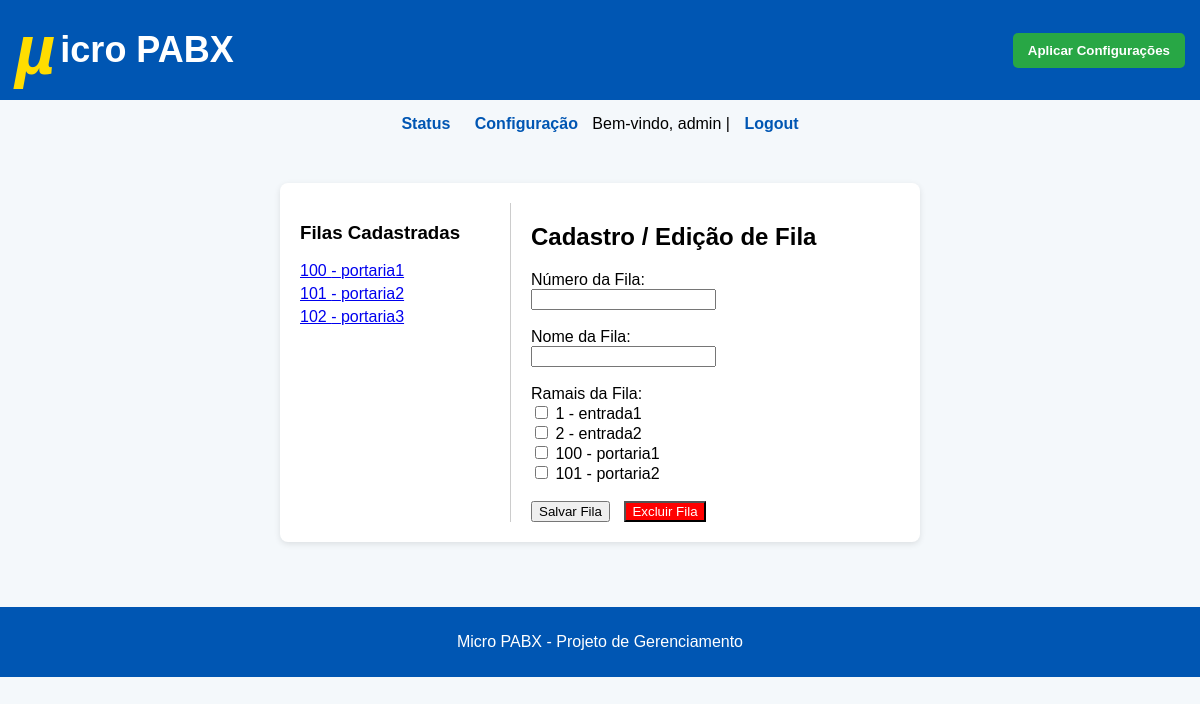
The app's page /config/fila (signed in), older data.
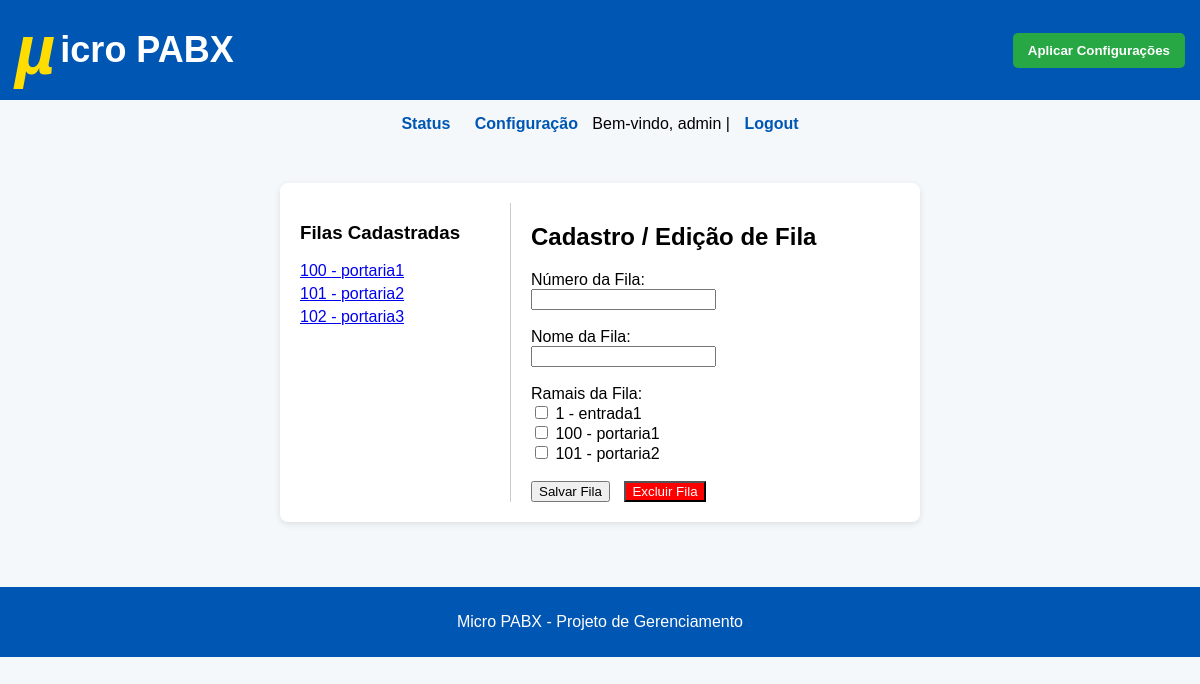
The same page, newer data.
### tables this page shows
CREATE TABLE filas (
                    fila INTEGER PRIMARY KEY,  -- definido manualmente
                    nome TEXT NOT NULL
                );

CREATE TABLE ramais (
                    ramal INTEGER PRIMARY KEY,  -- definido manualmente
                    nome TEXT NOT NULL,
                    senha TEXT,
                    contexto TEXT
                );

### blueprints/pabx.py (the view, shortened to what this page needs)
@pabx_bp.route("/fila", methods=["GET", "POST"])
@login_required
def cadastro_fila():
    ramais = get_ramais()
    filas = get_filas()
    return render_template("cadastro_fila.html", ramais=ramais, filas=filas)

### auth.py (called while the page is built)
def login_required(f):
    @wraps(f)
    def decorated_function(*args, **kwargs):
        if not session.get("user"):
            flash("Você precisa estar logado para acessar esta página.", "warning")
            return redirect(url_for("auth.login")) # Rota de login agora está no blueprint 'auth'
        return f(*args, **kwargs)
    return decorated_function

### database.py (called while the page is built)
def get_db_connection():
    conn = sqlite3.connect(DB)
    conn.row_factory = sqlite3.Row
    return conn

def get_ramais():
    conn = get_db_connection()
    ramais_raw = conn.execute("SELECT ramal, nome, senha, contexto FROM ramais").fetchall()
    ramais = []
    for r in ramais_raw:
        ramais.append({
            "ramal": r["ramal"],
            "nome": r["nome"],
            "senha": r["senha"],
            "contexto": r["contexto"]
        })
    conn.close()
    return ramais

### templates/cadastro_fila.html (shortened to what this page needs)
{% extends "base.html" %}
{% block content %}
<div class="card" style="display: flex; gap: 20px;">
    <div style="width: 200px; border-right: 1px solid #ccc; padding-right: 10px;">
        <h3>Filas Cadastradas</h3>
        <ul style="list-style: none; padding-left: 0;">
            {% for f in filas %}
                <li style="margin-bottom: 5px;">
                    <a href="#" onclick="editarFila({{ f.fila }}, '{{ f.nome }}', {{ f.ramais|tojson }})">
                        {{ f.fila }} - {{ f.nome }}
                    </a>
                </li>
            {% endfor %}
        </ul>
    </div>
    <div style="flex: 1;">
        <h2>Cadastro / Edição de Fila</h2>
        <form method="POST" id="form-fila">
            <label for="fila">Número da Fila:</label><br>
            <input type="number" name="fila" id="fila" required><br><br>
            <label for="nome">Nome da Fila:</label><br>
            <input type="text" name="nome" id="nome" required><br><br>
            <label>Ramais da Fila:</label><br>
            {% for r in ramais %}
                <input type="checkbox" name="ramais" value="{{ r.ramal }}" id="ramal-{{ r.ramal }}">
                {{ r.ramal }} - {{ r.nome }}<br>
            {% endfor %}
            <br>
            <button type="submit">Salvar Fila</button>
            <button type="button" style="margin-left: 10px; background-color: red; color: white;" onclick="excluirFila()">Excluir Fila</button>
        </form>
    </div>
</div>
{% endblock %}

Row changes from the older to the newer data that the page shows:
removed ramais: ramal "2", nome "entrada2"
